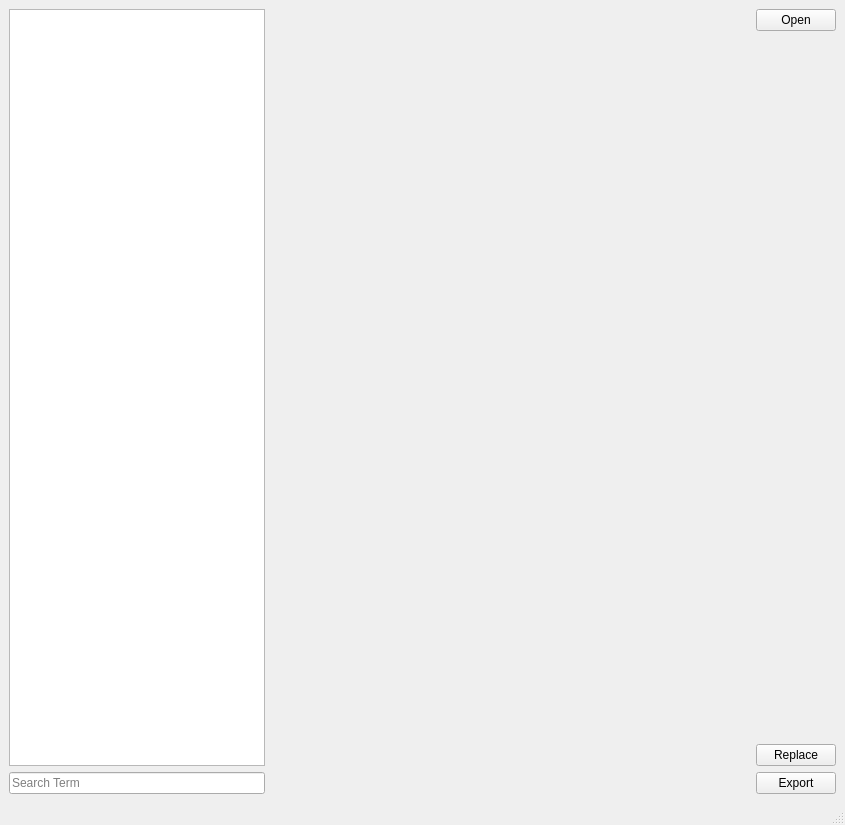
<?xml version="1.0" encoding="UTF-8"?>
<ui version="4.0">
 <class>MainWindow</class>
 <widget class="QMainWindow" name="MainWindow">
  <property name="geometry">
   <rect>
    <x>0</x>
    <y>0</y>
    <width>845</width>
    <height>825</height>
   </rect>
  </property>
  <property name="windowTitle">
   <string>Rosalie's Texture Cache Tool</string>
  </property>
  <widget class="QWidget" name="centralwidget">
   <layout class="QHBoxLayout" name="horizontalLayout">
    <item>
     <layout class="QVBoxLayout" name="verticalLayout_2">
      <item>
       <widget class="QListWidget" name="listWidget">
        <property name="sizePolicy">
         <sizepolicy hsizetype="Minimum" vsizetype="Minimum">
          <horstretch>0</horstretch>
          <verstretch>0</verstretch>
         </sizepolicy>
        </property>
        <property name="sortingEnabled">
         <bool>true</bool>
        </property>
       </widget>
      </item>
      <item>
       <widget class="QLineEdit" name="lineEdit">
        <property name="placeholderText">
         <string>Search Term</string>
        </property>
       </widget>
      </item>
     </layout>
    </item>
    <item>
     <spacer name="horizontalSpacer">
      <property name="orientation">
       <enum>Qt::Horizontal</enum>
      </property>
      <property name="sizeHint" stdset="0">
       <size>
        <width>40</width>
        <height>20</height>
       </size>
      </property>
     </spacer>
    </item>
    <item>
     <widget class="QLabel" name="label">
      <property name="text">
       <string/>
      </property>
     </widget>
    </item>
    <item>
     <spacer name="horizontalSpacer_2">
      <property name="orientation">
       <enum>Qt::Horizontal</enum>
      </property>
      <property name="sizeHint" stdset="0">
       <size>
        <width>147</width>
        <height>20</height>
       </size>
      </property>
     </spacer>
    </item>
    <item>
     <layout class="QVBoxLayout" name="verticalLayout">
      <item>
       <widget class="QPushButton" name="openButton">
        <property name="text">
         <string>Open</string>
        </property>
       </widget>
      </item>
      <item>
       <spacer name="verticalSpacer">
        <property name="orientation">
         <enum>Qt::Vertical</enum>
        </property>
        <property name="sizeHint" stdset="0">
         <size>
          <width>20</width>
          <height>40</height>
         </size>
        </property>
       </spacer>
      </item>
      <item>
       <widget class="QPushButton" name="replaceButton">
        <property name="text">
         <string>Replace</string>
        </property>
       </widget>
      </item>
      <item>
       <widget class="QPushButton" name="exportButton">
        <property name="text">
         <string>Export</string>
        </property>
       </widget>
      </item>
     </layout>
    </item>
   </layout>
  </widget>
  <widget class="QMenuBar" name="menubar">
   <property name="geometry">
    <rect>
     <x>0</x>
     <y>0</y>
     <width>845</width>
     <height>30</height>
    </rect>
   </property>
  </widget>
  <widget class="QStatusBar" name="statusbar"/>
 </widget>
 <resources/>
 <connections/>
</ui>
